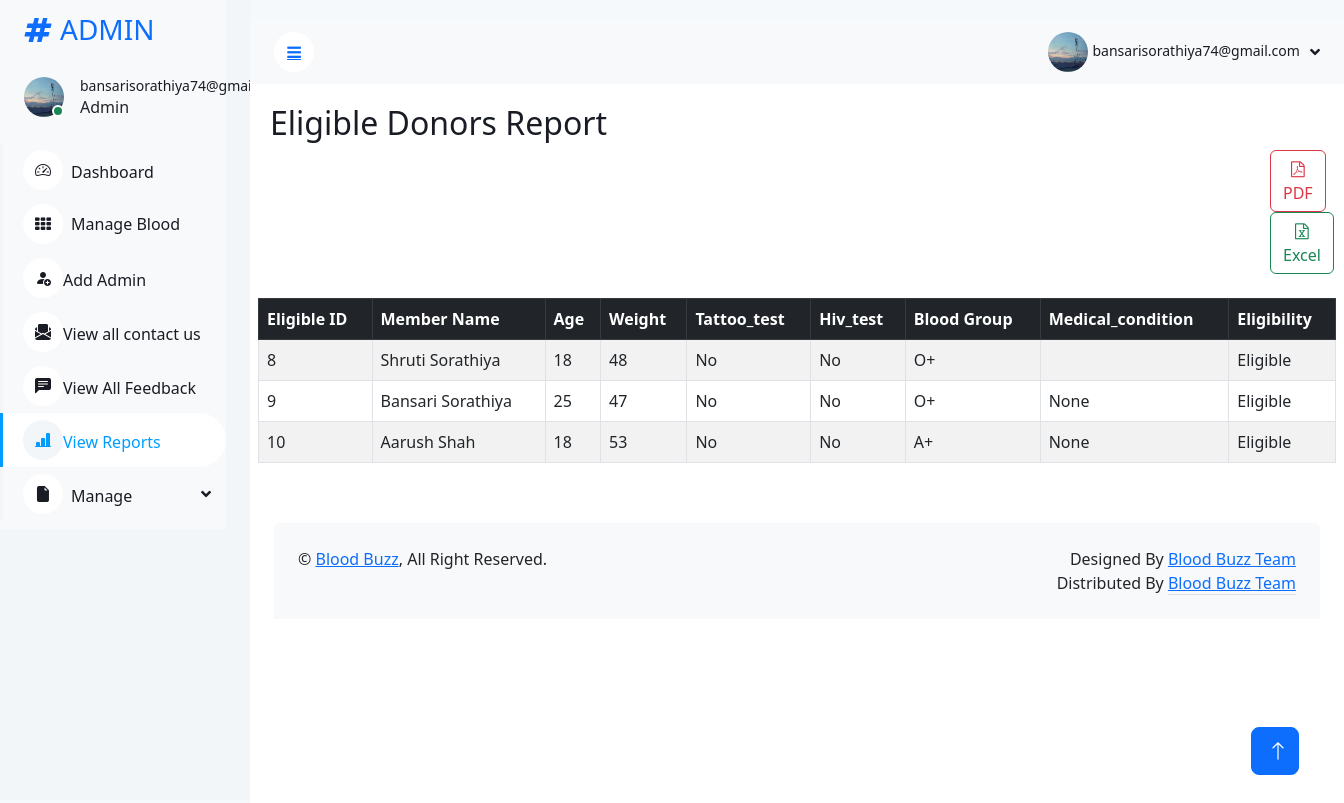
Screenshot of /AdminDesh/eligible.php (signed in) with the database file from the repository.
### tables this page shows
CREATE TABLE `eligibility` (
  `eligible_id` int(30) UNSIGNED NOT NULL,
  `member_id` int(30) UNSIGNED DEFAULT NULL,
  `age` mediumint(10) UNSIGNED DEFAULT NULL,
  `weight` int(10) UNSIGNED DEFAULT NULL,
  `tattoo_test` enum('Yes','No') DEFAULT NULL,
  `hiv_test` enum('Yes','No') DEFAULT NULL,
  `blood_id` mediumint(3) UNSIGNED DEFAULT NULL,
  `medical_condition` varchar(50) DEFAULT NULL,
  `created_at` date NOT NULL
);

CREATE TABLE `members` (
  `member_id` int(30) UNSIGNED NOT NULL,
  `img` varchar(200) DEFAULT NULL,
  `email` varchar(30) NOT NULL,
  `pwd` varchar(20) NOT NULL,
  `verify_token` varchar(100) NOT NULL,
  `name` varchar(50) NOT NULL,
  `contact_no` varchar(10) NOT NULL,
  `gender` varchar(50) NOT NULL,
  `dob` date NOT NULL,
  `address` varchar(250) NOT NULL,
  `city` int(5) UNSIGNED NOT NULL,
  `state` int(10) UNSIGNED NOT NULL,
  `landmark` varchar(80) NOT NULL,
  `pincode` varchar(6) NOT NULL,
  `member_status` enum('0','1','2') NOT NULL COMMENT '0=Deleted By Member 1=Active Status 2=Deactivated by Admin',
  `created_at` datetime NOT NULL DEFAULT current_timestamp()
);

CREATE TABLE `blood_group` (
  `blood_id` mediumint(3) UNSIGNED NOT NULL,
  `blood_grp` varchar(3) NOT NULL
);

### AdminDesh/eligible.php (the view, shortened to what this page needs)
<?php
    include '../Include/connect2.php';
    $session_email=$_SESSION['email'];
    $get_admin=$connection->prepare("SELECT * FROM admin_login WHERE email=?");
    $get_admin->execute([$session_email]);
    if($get_admin->rowCount() > 0)
    {
       $data=$get_admin->fetch(PDO::FETCH_ASSOC);
    }
?>
<!DOCTYPE html>
<html lang="en">
<head>
    <link href="https://cdnjs.cloudflare.com/ajax/libs/font-awesome/5.10.0/css/all.min.css" rel="stylesheet">
    <link href="https://cdn.jsdelivr.net/npm/bootstrap-icons@1.4.1/font/bootstrap-icons.css" rel="stylesheet">
    <link href="lib/owlcarousel/assets/owl.carousel.min.css" rel="stylesheet">
    <link href="lib/tempusdominus/css/tempusdominus-bootstrap-4.min.css" rel="stylesheet" />
    <link href="css/bootstrap.min.css" rel="stylesheet">
    <link href="css/style.css" rel="stylesheet">
<link href="https://cdn.jsdelivr.net/npm/bootstrap@5.2.0/dist/css/bootstrap.min.css" rel="stylesheet">
<link rel="stylesheet" href="https://cdn.jsdelivr.net/npm/bootstrap-icons@1.11.3/font/bootstrap-icons.min.css">
<link rel="stylesheet" href="https://cdnjs.cloudflare.com/ajax/libs/font-awesome/4.7.0/css/font-awesome.min.css">
</head>
<body>
                 <div class="sidebar pe-4 pb-3">
            <nav class="navbar bg-light navbar-light">
                <a href="dashboard.php" class="navbar-brand mx-4 mb-3">
                    <h3 class="text-primary"><i class="fa fa-hashtag me-2"></i>ADMIN</h3>
                </a>
                <div class="d-flex align-items-center ms-4 mb-4">
                    <div class="position-relative">
                        <?php
                        if($data['img']==null)
                        {
                        echo"<img src='../img/user.png' class='rounded-circle' alt='avatar' style='width: 40px; height: 40px;'>";
                        }
                        else
                        {
                            echo"<img src='../img/{$data['img']}' class='rounded-circle' alt='error' style='width: 40px; height: 40px;'>";
                        }
                         ?>
                        <div class="bg-success rounded-circle border border-2 border-white position-absolute end-0 bottom-0 p-1"></div>
                    </div>
                    <div class="ms-3">
                        <h6 class="mb-0"><small><?php echo $data['email']; ?></small></h6>
                        <span>Admin</span>
                    </div>
                </div>
                <div class="navbar-nav w-100">
                    <a href="dashboard.php" class="nav-item nav-link"><i class="bi bi-speedometer2 me-2"></i>Dashboard</a>
                    <a href="manageBlood.php" class="nav-item nav-link"><i class="fa fa-th me-2"></i>Manage Blood</a>
                    <a href="./addAdmin.php" class="nav-item nav-link"><i class="bi bi-person-fill-add"></i>Add Admin</a>
                    <a href="./seeContactUs.php" class="nav-item nav-link"><i class="bi bi-envelope-paper-fill"></i>View all contact us</a>
                    <a href="./seeFeedback.php" class="nav-item nav-link"><i class="bi bi-chat-left-text-fill"></i>View All Feedback</a>
                    <a href="./reports.php" class="nav-item nav-link active"><i class="bi bi-bar-chart-line-fill"></i>View Reports</a>
                    <div class="nav-item dropdown">
                        <a href="#" class="nav-link dropdown-toggle" data-bs-toggle="dropdown"><i class="bi bi-file-earmark-fill me-2"></i>Manage</a>
                    </div>
                        </div>
                    </div>
        <div class="content">
           <nav class="navbar navbar-expand bg-light navbar-light sticky-top px-4 py-0">
                <a href="#" class="sidebar-toggler flex-shrink-0">
                    <i class="fa fa-bars"></i>
                </a>
                <div class="navbar-nav align-items-center ms-auto">
                    <div class="nav-item dropdown">
                    <div class="nav-item dropdown">
                        <a href="#" class="nav-link dropdown-toggle" data-bs-toggle="dropdown">
                        <?php
                        if($data['img']==null)
                        {
                        echo"<img src='../img/user.png' class='rounded-circle' alt='avatar' style='width: 40px; height: 40px;'>";
                        }
                        else
                        {
                            echo"<img src='../img/{$data['img']}' class='rounded-circle' alt='error' style='width: 40px; height: 40px;'>";
                        }
                         ?>
                            <span class="d-none d-lg-inline-flex"><small><?php echo $data['email']; ?></small></span>
                        </a>
                    </div>
                </div>
            </nav>
    <div class="container">
        <h2>Eligible Donors Report</h2>
        <div>
        <form method="post" style="margin-left:1000px;">
            <button type="submit" class="btn btn-outline-danger" formaction="eligible1.php"><i class="fa fa-file-pdf-o"></i> PDF</button>
            <button type="submit" class="btn btn-outline-success" formaction="eligib.php"><i class="fa fa-file-excel-o"></i> Excel</button>
        </form>
        </div><br>
        <div class="row">
            <table class="table table-striped table-bordered">
                <thead class="table-dark">
                    <tr>
                        <th>Eligible ID</th>
                        <th>Member Name</th>
                        <th>Age</th>
                        <th>Weight</th>
                        <th>Tattoo_test</th>
                        <th>Hiv_test</th>
                        <th>Blood Group</th>
                        <th>Medical_condition</th>
                        <th>Eligibility</th>
                    </tr>
                </thead>
                <tbody>
                <?php
                try
                {
                include '../Include/connect.php';
                $result=$connection->query("SELECT m.name, e.*, d.donation_status,b.blood_grp FROM eligibility e JOIN donors d ON e.member_id = d.member_id JOIN members m ON e.member_id = m.member_id JOIN blood_group b ON b.blood_id = e.blood_id
                WHERE d.donation_status = '1' ");
                if($result-> num_rows > 0){
                    while($row = $result->fetch_assoc()){
                        ?>
                        <tr>
                            <td><?php echo $row['eligible_id'];   ?></td>
                            <td><?php echo $row['name'];   ?></td>
                            <td><?php echo $row['age'];   ?></td>
                            <td><?php echo $row['weight'];   ?></td>
                            <td><?php echo $row['tattoo_test'];   ?></td>
                            <td><?php echo $row['hiv_test'];   ?></td>
                            <td><?php echo $row['blood_grp'];   ?></td>
                            <td><?php echo $row['medical_condition'];   ?></td>
                            <td><?php
                            if($row['donation_status']=='1')
                            echo "Eligible" ;
                            ?></td>
                        </tr>
                        <?php
                    }
                }else{
                    ?>
                    <tr><td colspan="7">No Request Found...</td></tr>
                    <?php
                }
                }
                catch (PDOException $e)
                {
                    $error=$e->getMessage();
                    $_SESSION['error-message'] = "Database error: " . $error;
                }
                ?>
                </tbody>
                </table>
        </div>
    </div>
 <div class="container-fluid pt-4 px-4">
                <div class="bg-light rounded-top p-4">
                    <div class="row">
                        <div class="col-12 col-sm-6 text-center text-sm-start">
                            &copy; <a href="../member/index.php">Blood Buzz</a>, All Right Reserved.
                        </div>
                        <div class="col-12 col-sm-6 text-center text-sm-end">
                            Designed By <a href="">Blood Buzz Team</a>
                        Distributed By <a class="border-bottom" href="" target="_blank">Blood Buzz Team</a>
                        </div>
                    </div>
                </div>
            </div>
        </div>
 <a href="#" class="btn btn-lg btn-primary btn-lg-square back-to-top"><i class="bi bi-arrow-up"></i></a>
</body>
</html>

### AdminDesh/css/style.css (style rules this page uses)
:root { --primary: #009CFF; --light: #F3F6F9; --dark: #191C24; }
.back-to-top { position: fixed; display: none; right: 45px; bottom: 45px; z-index: 99; }
.btn { transition: .5s; }
.btn.btn-primary { color: #FFFFFF; }
.btn-lg-square { width: 48px; height: 48px; }
.btn-square, .btn-sm-square, .btn-lg-square { padding: 0; display: inline-flex; align-items: center; justify-content: center; font-weight: normal; border-radius: 50px; }
.sidebar { position: fixed; top: 0; left: 0; bottom: 0; width: 250px; height: 100vh; overflow-y: auto; background: var(--light); transition: 0.5s; z-index: 999; }
.content { margin-left: 250px; min-height: 100vh; background: #FFFFFF; transition: 0.5s; }
@media (min-width: 992px) { .sidebar { margin-left: 0; } }
@media (min-width: 992px) { .content { width: calc(100% - 250px); } }
.sidebar .navbar .navbar-nav .nav-link { padding: 7px 20px; color: var(--dark); font-weight: 500; border-left: 3px solid var(--light); border-radius: 0 30px 30px 0; outline: none; }
.sidebar .navbar .navbar-nav .nav-link:hover, .sidebar .navbar .navbar-nav .nav-link.active { color: var(--primary); background: #FFFFFF; border-color: var(--primary); }
.sidebar .navbar .navbar-nav .nav-link i { width: 40px; height: 40px; display: inline-flex; align-items: center; justify-content: center; background: #FFFFFF; border-radius: 40px; }
.sidebar .navbar .navbar-nav .nav-link:hover i, .sidebar .navbar .navbar-nav .nav-link.active i { background: var(--light); }
.sidebar .navbar .dropdown-toggle::after { position: absolute; top: 15px; right: 15px; border: none; content: "\f107"; font-family: "Font Awesome 5 Free"; font-weight: 900; transition: .5s; }
.content .navbar .navbar-nav .nav-link { margin-left: 25px; padding: 12px 0; color: var(--dark); outline: none; }
.content .navbar .sidebar-toggler, .content .navbar .navbar-nav .nav-link i { width: 40px; height: 40px; display: inline-flex; align-items: center; justify-content: center; background: #FFFFFF; border-radius: 40px; }
.content .navbar .dropdown-toggle::after { margin-left: 6px; vertical-align: middle; border: none; content: "\f107"; font-family: "Font Awesome 5 Free"; font-weight: 900; transition: .5s; }

### AdminDesh/eligible.php (style rules this page uses)
body { margin-top:20px; background:#f6f9fc; }
.align-items-center { align-items: center!important; }
.mb-4 { margin-bottom: 1.5rem!important; }
.container { padding: 20px; }
table tr th, table tr td { font-size: 1rem; }

### rows the page displays
eligibility: eligible_id "8", member.name "Shruti Sorathiya", age "18", weight "48", tattoo_test "No", hiv_test "No", blood.blood_grp "O+"
eligibility: eligible_id "9", member.name "Bansari Sorathiya", age "25", weight "47", tattoo_test "No", hiv_test "No", blood.blood_grp "O+", medical_condition "None"
eligibility: eligible_id "10", member.name "Aarush Shah", age "18", weight "53", tattoo_test "No", hiv_test "No", blood.blood_grp "A+", medical_condition "None"

### other values shown
$data['email'] "bansarisorathiya74@gmail.com"
